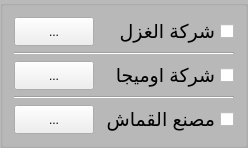
                  <widget class="QGroupBox" name="groupBox_23">
                   <property name="layoutDirection">
                    <enum>Qt::RightToLeft</enum>
                   </property>
                   <property name="styleSheet">
                    <string notr="true">QGroupBox{
 background-color:rgba(66,66,66,20%);
}</string>
                   </property>
                   <property name="title">
                    <string/>
                   </property>
                   <layout class="QVBoxLayout" name="verticalLayout_2">
                    <item>
                     <layout class="QHBoxLayout" name="horizontalLayout_4" stretch="1,0">
                      <item>
                       <widget class="QCheckBox" name="cbYarn">
                        <property name="sizePolicy">
                         <sizepolicy hsizetype="Minimum" vsizetype="Minimum">
                          <horstretch>0</horstretch>
                          <verstretch>0</verstretch>
                         </sizepolicy>
                        </property>
                        <property name="font">
                         <font>
                          <pointsize>14</pointsize>
                         </font>
                        </property>
                        <property name="text">
                         <string>شركة الغزل</string>
                        </property>
                       </widget>
                      </item>
                      <item>
                       <widget class="QPushButton" name="btnYarn">
                        <property name="sizePolicy">
                         <sizepolicy hsizetype="Minimum" vsizetype="Expanding">
                          <horstretch>0</horstretch>
                          <verstretch>0</verstretch>
                         </sizepolicy>
                        </property>
                        <property name="text">
                         <string>...</string>
                        </property>
                       </widget>
                      </item>
                     </layout>
                    </item>
                    <item>
                     <widget class="Line" name="line_2">
                      <property name="orientation">
                       <enum>Qt::Horizontal</enum>
                      </property>
                     </widget>
                    </item>
                    <item>
                     <layout class="QHBoxLayout" name="horizontalLayout_5" stretch="1,0">
                      <item>
                       <widget class="QCheckBox" name="cbOmega">
                        <property name="sizePolicy">
                         <sizepolicy hsizetype="Minimum" vsizetype="Minimum">
                          <horstretch>0</horstretch>
                          <verstretch>0</verstretch>
                         </sizepolicy>
                        </property>
                        <property name="font">
                         <font>
                          <pointsize>14</pointsize>
                         </font>
                        </property>
                        <property name="text">
                         <string>شركة اوميجا</string>
                        </property>
                       </widget>
                      </item>
                      <item>
                       <widget class="QPushButton" name="btnOmega">
                        <property name="sizePolicy">
                         <sizepolicy hsizetype="Minimum" vsizetype="Expanding">
                          <horstretch>0</horstretch>
                          <verstretch>0</verstretch>
                         </sizepolicy>
                        </property>
                        <property name="text">
                         <string>...</string>
                        </property>
                       </widget>
                      </item>
                     </layout>
                    </item>
                    <item>
                     <widget class="Line" name="line">
                      <property name="orientation">
                       <enum>Qt::Horizontal</enum>
                      </property>
                     </widget>
                    </item>
                    <item>
                     <layout class="QHBoxLayout" name="horizontalLayout_6" stretch="1,0">
                      <item>
                       <widget class="QCheckBox" name="cbColth">
                        <property name="sizePolicy">
                         <sizepolicy hsizetype="Minimum" vsizetype="Minimum">
                          <horstretch>0</horstretch>
                          <verstretch>0</verstretch>
                         </sizepolicy>
                        </property>
                        <property name="font">
                         <font>
                          <pointsize>14</pointsize>
                         </font>
                        </property>
                        <property name="styleSheet">
                         <string notr="true"/>
                        </property>
                        <property name="text">
                         <string>مصنع القماش</string>
                        </property>
                        <property name="iconSize">
                         <size>
                          <width>50</width>
                          <height>50</height>
                         </size>
                        </property>
                       </widget>
                      </item>
                      <item>
                       <widget class="QPushButton" name="btnCloth">
                        <property name="sizePolicy">
                         <sizepolicy hsizetype="Minimum" vsizetype="Expanding">
                          <horstretch>0</horstretch>
                          <verstretch>0</verstretch>
                         </sizepolicy>
                        </property>
                        <property name="text">
                         <string>...</string>
                        </property>
                       </widget>
                      </item>
                     </layout>
                    </item>
                   </layout>
                  </widget>
